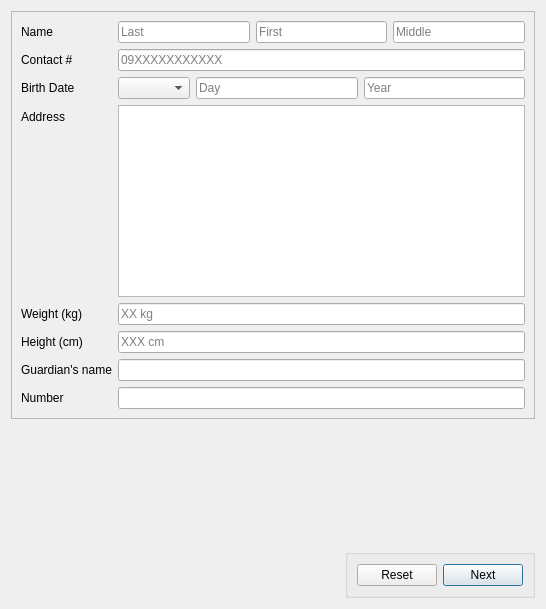
<?xml version="1.0" encoding="UTF-8"?>
<ui version="4.0">
 <class>Dialog</class>
 <widget class="QDialog" name="Dialog">
  <property name="windowModality">
   <enum>Qt::NonModal</enum>
  </property>
  <property name="enabled">
   <bool>true</bool>
  </property>
  <property name="geometry">
   <rect>
    <x>0</x>
    <y>0</y>
    <width>546</width>
    <height>609</height>
   </rect>
  </property>
  <property name="sizePolicy">
   <sizepolicy hsizetype="Fixed" vsizetype="Fixed">
    <horstretch>0</horstretch>
    <verstretch>0</verstretch>
   </sizepolicy>
  </property>
  <property name="focusPolicy">
   <enum>Qt::TabFocus</enum>
  </property>
  <property name="windowTitle">
   <string>Dialog</string>
  </property>
  <property name="layoutDirection">
   <enum>Qt::LeftToRight</enum>
  </property>
  <property name="sizeGripEnabled">
   <bool>false</bool>
  </property>
  <property name="modal">
   <bool>false</bool>
  </property>
  <layout class="QVBoxLayout" name="verticalLayout_2">
   <item>
    <widget class="QFrame" name="Forms">
     <property name="frameShape">
      <enum>QFrame::StyledPanel</enum>
     </property>
     <property name="frameShadow">
      <enum>QFrame::Raised</enum>
     </property>
     <layout class="QFormLayout" name="formLayout_2">
      <item row="3" column="0">
       <widget class="QLabel" name="phoneNumberLabel">
        <property name="text">
         <string>Contact #</string>
        </property>
       </widget>
      </item>
      <item row="5" column="0">
       <widget class="QLabel" name="birthDateLabel">
        <property name="text">
         <string>Birth Date</string>
        </property>
       </widget>
      </item>
      <item row="6" column="0">
       <widget class="QLabel" name="label_4">
        <property name="text">
         <string>Address</string>
        </property>
       </widget>
      </item>
      <item row="8" column="0">
       <widget class="QLabel" name="label_5">
        <property name="text">
         <string>Weight (kg)</string>
        </property>
       </widget>
      </item>
      <item row="10" column="0">
       <widget class="QLabel" name="label_6">
        <property name="text">
         <string>Height (cm)</string>
        </property>
       </widget>
      </item>
      <item row="12" column="0">
       <widget class="QLabel" name="label_7">
        <property name="text">
         <string>Guardian's name</string>
        </property>
       </widget>
      </item>
      <item row="14" column="0">
       <widget class="QLabel" name="label_8">
        <property name="text">
         <string>Number</string>
        </property>
       </widget>
      </item>
      <item row="2" column="1">
       <layout class="QHBoxLayout" name="nameTextBox">
        <item>
         <widget class="QLineEdit" name="lastName">
          <property name="placeholderText">
           <string>Last</string>
          </property>
         </widget>
        </item>
        <item>
         <widget class="QLineEdit" name="firstName">
          <property name="placeholderText">
           <string>First</string>
          </property>
         </widget>
        </item>
        <item>
         <widget class="QLineEdit" name="middleInitial">
          <property name="placeholderText">
           <string>Middle</string>
          </property>
         </widget>
        </item>
       </layout>
      </item>
      <item row="2" column="0">
       <widget class="QLabel" name="nameLabel">
        <property name="text">
         <string>Name</string>
        </property>
       </widget>
      </item>
      <item row="3" column="1">
       <widget class="QLineEdit" name="lineEdit_5">
        <property name="inputMask">
         <string>99999999999</string>
        </property>
        <property name="text">
         <string/>
        </property>
        <property name="placeholderText">
         <string>09XXXXXXXXXXX</string>
        </property>
       </widget>
      </item>
      <item row="5" column="1">
       <layout class="QHBoxLayout" name="birthDateTextBox">
        <item>
         <widget class="QComboBox" name="comboBox">
          <property name="mouseTracking">
           <bool>false</bool>
          </property>
          <property name="editable">
           <bool>false</bool>
          </property>
          <property name="maxVisibleItems">
           <number>12</number>
          </property>
          <property name="minimumContentsLength">
           <number>0</number>
          </property>
          <property name="placeholderText">
           <string>Month</string>
          </property>
         </widget>
        </item>
        <item>
         <widget class="QLineEdit" name="lineEdit_6">
          <property name="placeholderText">
           <string>Day</string>
          </property>
         </widget>
        </item>
        <item>
         <widget class="QLineEdit" name="lineEdit_4">
          <property name="placeholderText">
           <string>Year</string>
          </property>
         </widget>
        </item>
       </layout>
      </item>
      <item row="8" column="1">
       <widget class="QLineEdit" name="lineEdit_10">
        <property name="placeholderText">
         <string>XX kg</string>
        </property>
       </widget>
      </item>
      <item row="10" column="1">
       <widget class="QLineEdit" name="lineEdit">
        <property name="placeholderText">
         <string>XXX cm</string>
        </property>
       </widget>
      </item>
      <item row="12" column="1">
       <widget class="QLineEdit" name="lineEdit_3"/>
      </item>
      <item row="14" column="1">
       <widget class="QLineEdit" name="lineEdit_2"/>
      </item>
      <item row="6" column="1">
       <widget class="QTextEdit" name="textEdit">
        <property name="enabled">
         <bool>true</bool>
        </property>
        <property name="tabChangesFocus">
         <bool>true</bool>
        </property>
       </widget>
      </item>
     </layout>
    </widget>
   </item>
   <item>
    <spacer name="Spacer">
     <property name="orientation">
      <enum>Qt::Vertical</enum>
     </property>
     <property name="sizeHint" stdset="0">
      <size>
       <width>20</width>
       <height>40</height>
      </size>
     </property>
    </spacer>
   </item>
   <item>
    <widget class="QGroupBox" name="navigation">
     <property name="enabled">
      <bool>true</bool>
     </property>
     <property name="sizePolicy">
      <sizepolicy hsizetype="Fixed" vsizetype="Preferred">
       <horstretch>0</horstretch>
       <verstretch>0</verstretch>
      </sizepolicy>
     </property>
     <property name="cursor">
      <cursorShape>PointingHandCursor</cursorShape>
     </property>
     <property name="layoutDirection">
      <enum>Qt::RightToLeft</enum>
     </property>
     <property name="title">
      <string/>
     </property>
     <property name="flat">
      <bool>false</bool>
     </property>
     <property name="checkable">
      <bool>false</bool>
     </property>
     <layout class="QHBoxLayout" name="horizontalLayout_2">
      <item>
       <widget class="QPushButton" name="Next">
        <property name="text">
         <string>Next</string>
        </property>
       </widget>
      </item>
      <item>
       <widget class="QPushButton" name="Clear">
        <property name="text">
         <string>Reset</string>
        </property>
       </widget>
      </item>
     </layout>
    </widget>
   </item>
  </layout>
 </widget>
 <resources/>
 <connections/>
</ui>
